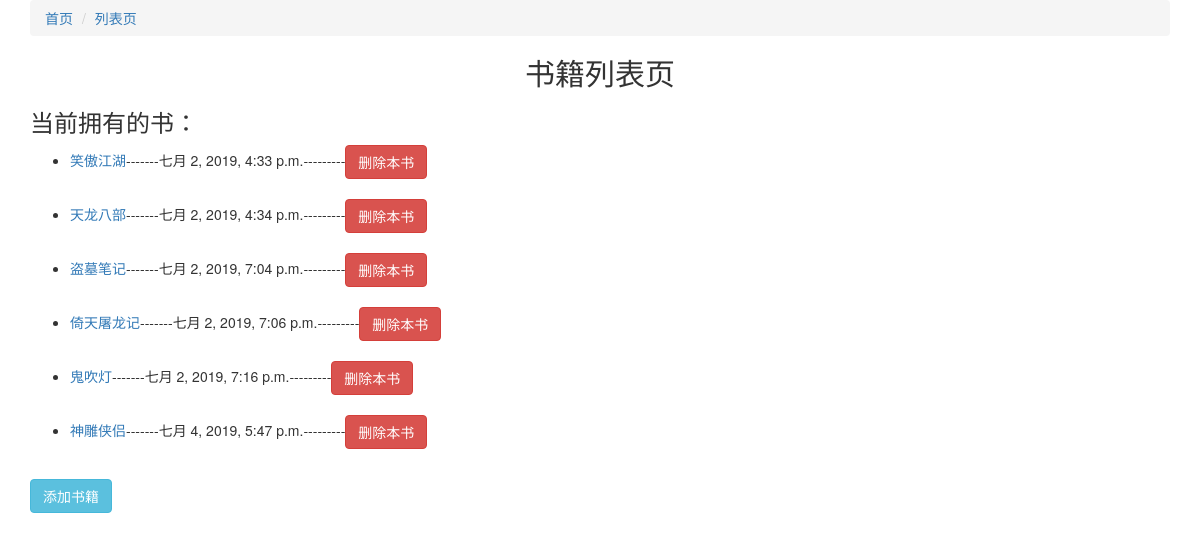
Page /list/ on the committed database.
### booktest/models.py (models this page shows, shortened)
class BookInfo(models.Model):
    title = models.CharField(max_length=20)
    pub_date = models.DateTimeField(auto_now=True)

### booktest/views.py (the view)
# urls.py: url(r'^list/$',views.ListView.as_view(),name="list"),
class ListView(ListView):
    model = BookInfo
    template_name = "booktest/list.html"
    context_object_name = "books"
    def get_queryset(self):
        return BookInfo.objects.all()

### templates/booktest/list.html (shortened to what this page needs)
<!DOCTYPE html>
<html lang="en">
<head>
    <link href="https://cdn.jsdelivr.net/npm/bootstrap@3.3.7/dist/css/bootstrap.min.css" rel="stylesheet">
</head>
<body>
    <div class="container">
        <ol class="breadcrumb">
            <li><a href="{% url 'booktest:index' %}">首页</a></li>
            <li><a href="{% url 'booktest:list' %}">列表页</a></li>
        </ol>
        <h2><p class="text-center">书籍列表页</p></h2>
        <h3><p>当前拥有的书：</p></h3>
        <ul>
            {% for book in books %}
                <li>
                    <a href="{% url 'booktest:detail' book.id %}">{{ book.title }}</a>-------{{ book.pub_date }}---------<a class="btn btn-danger" href="{% url 'booktest:deletebook' book.id %}">删除本书</a><br><br>
                </li>
            {% endfor %}
        </ul>
        <a class="btn btn-info" href="{% url 'booktest:addbook' %}">添加书籍</a>
    </div>
</body>
</html>

### rows in the picture
BookInfo: title "笑傲江湖", pub_date "七月 2, 2019, 4:33 p.m."
BookInfo: title "天龙八部", pub_date "七月 2, 2019, 4:34 p.m."
BookInfo: title "盗墓笔记", pub_date "七月 2, 2019, 7:04 p.m."
BookInfo: title "倚天屠龙记", pub_date "七月 2, 2019, 7:06 p.m."
BookInfo: title "鬼吹灯", pub_date "七月 2, 2019, 7:16 p.m."
BookInfo: title "神雕侠侣", pub_date "七月 4, 2019, 5:47 p.m."
